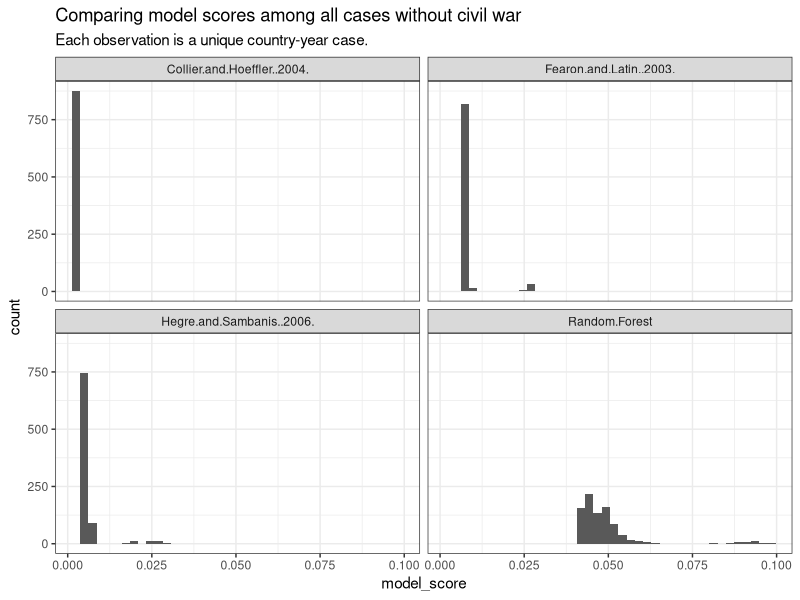

R code for this plot: (Note: this script raises an error after producing the figure.)
# This code attempts to compare the four models the prediction results 

library(tidyverse)

results <- read.csv("testing_file_CW_onset_RF_rep_final.csv")


# select 19 random country-year among the cases that don't have 
ind <- which(results$CW_Onset == 0)
set.seed(08540)
sample_ind <- sample(ind, 19)

table1_ext_1 <- results[sample_ind, ]


model_comp <- results %>% 
  dplyr::select(-X) %>%
  tidyr::pivot_longer(`Fearon.and.Latin..2003.` : `Random.Forest`, names_to = "model", values_to = "model_score") 

table1_ext_1_min <- table1_ext_1 %>% 
  dplyr::select(-X) %>%
  tidyr::pivot_longer(`Fearon.and.Latin..2003.` : `Random.Forest`, names_to = "model", values_to = "model_score") %>%
  group_by(COWcode, year, CW_Onset) %>%
  slice_min(model_score) %>%
  rename("best_model" = model )

table1_ext_1 <- table1_ext_1 %>%
  left_join(table1_ext_1_min) %>% 
  select(-X)

write.csv(table1_ext_1, "table1_extended_negative_examples.csv", 
          row.names = FALSE)

# what if we analyze the whole predict results
ggplot(model_comp %>% filter(CW_Onset == 0), aes(model_score)) +
  geom_histogram(bins = 40) +
  facet_wrap(~ model)+
  theme_bw()+
  ggtitle("Comparing model scores among all cases without civil war", 
          subtitle = "Each observation is a unique country-year case.") +
  ggsave("graph_table_ext2_nocivilwar.png", 
         width = 150, height = 120, 
         units = "mm")

ggplot(model_comp %>% filter(CW_Onset == 1), aes(model_score)) +
  geom_histogram(bins = 40) +
  facet_wrap(~ model)+
  theme_bw()+
  ggtitle("Comparing model scores among all cases with civil war", 
          subtitle = "Each observation is a unique country-year case.")+
  ggsave("graph_table_ext2_civilwar.png", 
         width = 150, height = 120, 
         units = "mm")

model_comp %>% group_by(model) %>%
  summarize(min_score = min(model_score), 
            max_score = max(model_score), 
            mean_score = mean(model_score), 
            range_score =  max(model_score) - min(model_score))

top20 <- model_comp %>% ungroup() %>% group_by(model) %>% slice_max(order_by = model_score, n= 20)
top20 %>% group_by(model) %>% summarise(have_civil_wars = sum(CW_Onset))


top30 <- model_comp %>% ungroup() %>% group_by(model) %>% slice_max(order_by = model_score, n= 30)
top30 %>% group_by(model) %>% summarise(sum(CW_Onset))

